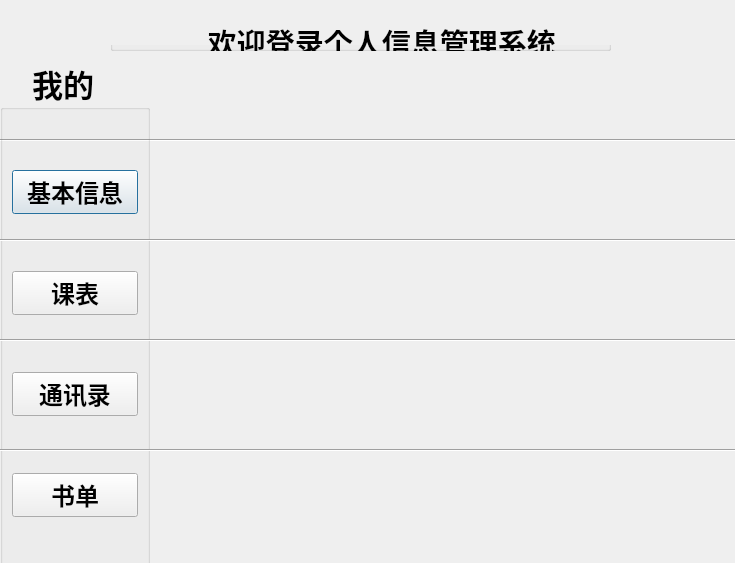
<?xml version="1.0" encoding="UTF-8"?>
<ui version="4.0">
 <class>main_Information</class>
 <widget class="QDialog" name="main_Information">
  <property name="geometry">
   <rect>
    <x>0</x>
    <y>0</y>
    <width>735</width>
    <height>563</height>
   </rect>
  </property>
  <property name="windowTitle">
   <string>登录成功</string>
  </property>
  <widget class="QGroupBox" name="groupBox_2">
   <property name="geometry">
    <rect>
     <x>110</x>
     <y>20</y>
     <width>501</width>
     <height>31</height>
    </rect>
   </property>
   <property name="font">
    <font>
     <family>Weibei SC</family>
     <pointsize>22</pointsize>
     <weight>75</weight>
     <bold>true</bold>
    </font>
   </property>
   <property name="title">
    <string>             欢迎登录个人信息管理系统</string>
   </property>
  </widget>
  <widget class="Line" name="line">
   <property name="geometry">
    <rect>
     <x>-10</x>
     <y>130</y>
     <width>801</width>
     <height>20</height>
    </rect>
   </property>
   <property name="orientation">
    <enum>Qt::Horizontal</enum>
   </property>
  </widget>
  <widget class="QGroupBox" name="groupBox">
   <property name="geometry">
    <rect>
     <x>0</x>
     <y>60</y>
     <width>150</width>
     <height>521</height>
    </rect>
   </property>
   <property name="font">
    <font>
     <family>Weibei SC</family>
     <pointsize>23</pointsize>
     <weight>75</weight>
     <bold>true</bold>
    </font>
   </property>
   <property name="title">
    <string>    我的   </string>
   </property>
   <layout class="QVBoxLayout" name="verticalLayout">
    <item>
     <widget class="QPushButton" name="Basic_infomation_pushButton">
      <property name="font">
       <font>
        <family>Weibei SC</family>
        <pointsize>18</pointsize>
        <weight>75</weight>
        <bold>true</bold>
       </font>
      </property>
      <property name="text">
       <string>基本信息</string>
      </property>
     </widget>
    </item>
    <item>
     <widget class="QPushButton" name="course_arrangement">
      <property name="font">
       <font>
        <family>Weibei SC</family>
        <pointsize>18</pointsize>
        <weight>75</weight>
        <bold>true</bold>
       </font>
      </property>
      <property name="text">
       <string>课表</string>
      </property>
     </widget>
    </item>
    <item>
     <widget class="QPushButton" name="pushButton_2">
      <property name="font">
       <font>
        <family>Weibei SC</family>
        <pointsize>18</pointsize>
        <weight>75</weight>
        <bold>true</bold>
       </font>
      </property>
      <property name="text">
       <string>通讯录</string>
      </property>
     </widget>
    </item>
    <item>
     <widget class="QPushButton" name="pushButton_book">
      <property name="font">
       <font>
        <family>Weibei SC</family>
        <pointsize>18</pointsize>
        <weight>75</weight>
        <bold>true</bold>
       </font>
      </property>
      <property name="text">
       <string>书单</string>
      </property>
     </widget>
    </item>
   </layout>
  </widget>
  <widget class="Line" name="line_2">
   <property name="geometry">
    <rect>
     <x>0</x>
     <y>230</y>
     <width>1121</width>
     <height>20</height>
    </rect>
   </property>
   <property name="orientation">
    <enum>Qt::Horizontal</enum>
   </property>
  </widget>
  <widget class="Line" name="line_3">
   <property name="geometry">
    <rect>
     <x>-30</x>
     <y>330</y>
     <width>1161</width>
     <height>20</height>
    </rect>
   </property>
   <property name="orientation">
    <enum>Qt::Horizontal</enum>
   </property>
  </widget>
  <widget class="Line" name="line_4">
   <property name="geometry">
    <rect>
     <x>-40</x>
     <y>440</y>
     <width>1121</width>
     <height>20</height>
    </rect>
   </property>
   <property name="orientation">
    <enum>Qt::Horizontal</enum>
   </property>
  </widget>
 </widget>
 <resources/>
 <connections/>
</ui>
